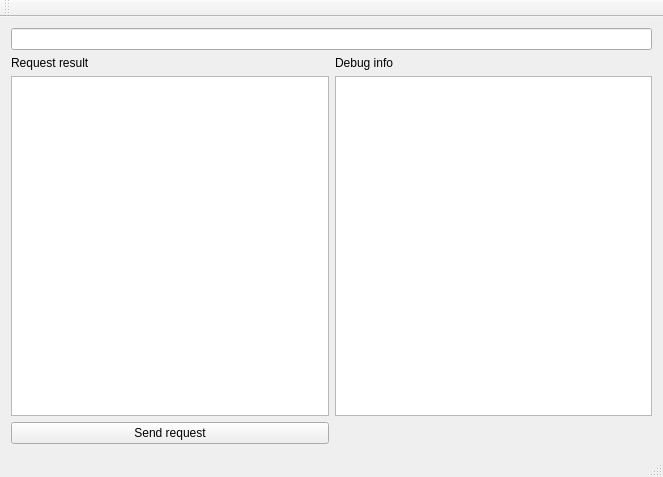
<?xml version="1.0" encoding="UTF-8"?>
<ui version="4.0">
 <class>MainWindow</class>
 <widget class="QMainWindow" name="MainWindow">
  <property name="geometry">
   <rect>
    <x>0</x>
    <y>0</y>
    <width>663</width>
    <height>477</height>
   </rect>
  </property>
  <property name="windowTitle">
   <string>MainWindow</string>
  </property>
  <widget class="QWidget" name="centralWidget">
   <layout class="QGridLayout" name="gridLayout">
    <item row="0" column="0" colspan="2">
     <widget class="QLineEdit" name="urlLineEdit"/>
    </item>
    <item row="1" column="0">
     <widget class="QLabel" name="label">
      <property name="text">
       <string>Request result</string>
      </property>
     </widget>
    </item>
    <item row="1" column="1">
     <widget class="QLabel" name="label_2">
      <property name="text">
       <string>Debug info</string>
      </property>
     </widget>
    </item>
    <item row="2" column="0">
     <widget class="QTextBrowser" name="resultTextBrowser"/>
    </item>
    <item row="2" column="1">
     <widget class="QTextBrowser" name="debugTextBrowser"/>
    </item>
    <item row="3" column="0">
     <widget class="QPushButton" name="sendRequestButton">
      <property name="text">
       <string>Send request</string>
      </property>
     </widget>
    </item>
   </layout>
  </widget>
  <widget class="QMenuBar" name="menuBar">
   <property name="geometry">
    <rect>
     <x>0</x>
     <y>0</y>
     <width>663</width>
     <height>22</height>
    </rect>
   </property>
  </widget>
  <widget class="QToolBar" name="mainToolBar">
   <attribute name="toolBarArea">
    <enum>TopToolBarArea</enum>
   </attribute>
   <attribute name="toolBarBreak">
    <bool>false</bool>
   </attribute>
  </widget>
  <widget class="QStatusBar" name="statusBar"/>
 </widget>
 <layoutdefault spacing="6" margin="11"/>
 <resources/>
 <connections/>
</ui>
